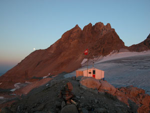
#> input picture MockGradedProject1/edge_detection_and_delineation/images/mountain.png, 150 x 113 px
$ jupyter execute edge_detection_delineation.ipynb   (shell and % lines are left out)   (older library calls are emulated)
#> lines starting #> are read from the running program, lines starting #| are printed output that depends on the picture
# Exercise Session 3: Edge Detection and Delineation

## Introduction

In Google earth we can visualize 3D reconstructions of mountain
chains. An important feature to identify a mountain chain is its ridge (or edge) in the
image. Human vision is very good at detecting such structures but doing it automatically
using computer vision algorithms is not trivial. Here we will try to delineate the ridge of
a mountain as given in Fig. 1 using Dijkstra’s algorithm. Use 'mountain.png' inside folder images as input.

<figure>


    <figcaption>Figure 1: (a) Input image. Start and end positions of the ridge are displayed on
the image. Pixel values for these positions are provided in the code. (b) Detected
ridge. Ridge is detected between the start and end points using Dijkstra’s algorithm
and overlayed on the image.</figcaption>
</figure>

[cell 1]

import numpy as np
import matplotlib.pyplot as plt
import cv2

plt.rcParams['figure.figsize'] = (15, 15)
plt.rcParams['image.cmap'] = 'gray'

## Computing gradients

We will first detect the edges in the image by simply computing the gradient image.
This will then be used in the next exercise session for ridge delineation.
* First read 'mountain.png' image and convert it to grayscale.
* Smooth the images using a Gaussian
filter of size $7 \times 7$. Choose suitable $\sigma$. What is the trade-off of using bigger $\sigma$?
* Compute the gradients in x- and y-directions using Sobel mask.
* Compute a gradient-magnitude image.
* Threshold gradient image to find the most pronounced edges and store as ```th_grad_img```. Output should look like the figure below. To obtain the below image, you need to replace the pronounced edge pixels with their magnitude in the thresholded image. The colormap used for visualization is 'jet' (```plt.imshow(th_grad_img,cmap='jet')```)

[cell 2]
# Read Image
img = cv2.imread('images/mountain.png', cv2.IMREAD_GRAYSCALE)
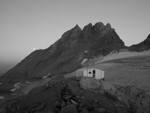
#> img: shape (113, 150); min 1, max 224, mean 98.9

# Smooth by Gaussian
# Tradeoff: Larger sigma will lead to a wider area influencing the smoothing result. (worse localization)
smooth_img = cv2.GaussianBlur(img, (7, 7), sigmaX=1)

# Compute gradient
grad_x = cv2.Sobel(smooth_img, ddepth=cv2.CV_32F, dx=1, dy=0, ksize=3)
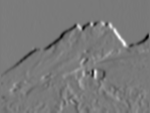
#> grad_x: shape (113, 150) float32; min -292, max 317, mean -1; drawn with min black and max white
grad_y = cv2.Sobel(smooth_img, ddepth=cv2.CV_32F, dx=0, dy=1, ksize=3)
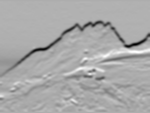
#> grad_y: shape (113, 150) float32; min -365, max 172, mean -8.5; drawn with min black and max white

# Compute gradient magnitude image
grad_img = np.sqrt(np.power(grad_x, 2) + np.power(grad_y, 2))
plt.figure(1, figsize=(8, 6))
plt.imshow(grad_img, cmap='jet')

# Thresholding
thresh = 100
th_grad_img = grad_img.copy()
th_grad_img[th_grad_img <= 155] = 0
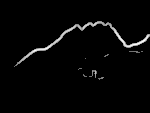
#> th_grad_img: shape (113, 150) float32; min 0, max 368.8, mean 8.1; drawn with min black and max white
plt.figure(2, figsize=(8, 6))
plt.imshow(th_grad_img, cmap='jet')

## Delineating ridges

Given the thresholded gradient image computed in the previous exercise, we will now
delineate the ridge of a mountain using Dijkstra’s shortest path algorithm. Roughly
speaking, starting from an initial node, this algorithm looks around the neighboring
pixels and chooses the pixel with the shortest distance to the current pixel as the next
element of the path. Particularly, in this example, we will find the shortest paths from a
starting pixel to all the other pixels in the image. </br>
The distance of a pixel to a neighboring one can be defined by a cost value for the edge
connecting these two pixels. For this particular problem, we will define the cost of the
edge to pixel (i, j) from any of its 4-neighbors as ```cost(i,j) = C - thresholdedGrad(i, j)```,
where C is a constant and thresholdedGrad(i,j) is the value of the thresholded
gradient image at pixel (i, j). With such definition of cost, the algorithm will assign
low cost values to high gradient regions, which are typically the regions in the image
that belong to the ridges of the mountain, and therefore will choose pixels belonging
to mountain ridges as the next element in the shortest path. In the end, this would
effectively delineate the ridge of the mountain.
In particular, the steps of the algorithm can be summarized as follows:
1. Assign to every pixel a distance value: zero for the initial pixel and infinity for all
other pixels.
2. Set the initial pixel as current and mark it visited. All the other pixels are initially
unvisited. Create a set of all the visited pixels called the visited set (e.g., a binary
matrix of 1’s for visited pixels and 0’s for unvisited pixels).
3. For the current pixel, consider all of its unvisited neighbors and calculate their
distances. Use the edge cost defined above to measure the distance between a
pixel and its neighboring one. Compare the newly calculated tentative distance to
the current assigned value and assign the smaller one. For example, if the current
pixel is marked with a distance of 15, and the edge connecting it with a neighbor has value 2, then the distance between them will be 15 + 2 = 17. If the neighbor
was previously marked with a distance greater than 17 then change it to 17 and
update the previous pixel position. Otherwise, keep the current value.
4. When we are done considering all of the neighbors of the current pixel, mark the
current node as visited. A visited pixel will never be checked again.
5. Select the unvisited pixel that is marked with the smallest distance, set it as the
new "current pixel", and go back to step 3.
The algorithm will terminate when all the pixels in the image are visited.

### Computing the shortest path

* Fill in the function
dijkstra to implement the above algorithm. The input to the function should be
respectively, the thresholded gradient image, the constant C, and starting position of
the ridge. The algorithm should return a distance matrix that encodes the shortest
path from the starting point to each pixel in the image and a matrix that stores for
each pixel the position of the previous pixel that lies on the shortest path to the
starting point.

[cell 3]
def dijkstra(thresholded_grad, C, ridge_start_row, ridge_start_col):
    img_row, img_col = thresholded_grad.shape

    # Assign distance values
    distance_matrix = np.full((img_row, img_col), np.inf)
    distance_matrix[ridge_start_row, ridge_start_col] = 0

    # Calculate cost value map
    cost = C - thresholded_grad

    # Create visited set
    visited_set = np.zeros((img_row, img_col))
    previous_pixel = np.zeros((img_row, img_col, 2))

    while np.any(visited_set == 0):
        dist_map = distance_matrix.copy()
        dist_map[visited_set == 1] = np.inf

        curr_dist = np.min(dist_map)
        row, col = np.unravel_index(np.argmin(dist_map), dist_map.shape)

        for i, j in [(-1, 0), (1, 0), (0, -1), (0, 1)]:
            if 0 <= row+i < img_row and 0 <= col+j < img_col:
                if not visited_set[row+i, col+j] and curr_dist + cost[row+i, col+j] < distance_matrix[row+i, col+j]:
                    distance_matrix[row+i, col+j] = curr_dist + cost[row+i, col+j]
                    previous_pixel[row+i, col+j] = [row, col]

        visited_set[row, col] = 1

    return distance_matrix, previous_pixel

* Run Dijkstra’s shortest path algorithm on the thresholded gradient image that you computed in the previous question and visualize the distance matrix.

[cell 4]
ridge_start_row = 67;
ridge_start_col = 15;
C = np.max(th_grad_img)
#> C = 368.8

[cell 5]
dist_matrix, prev_pxl = dijkstra(th_grad_img, C, ridge_start_row, ridge_start_col)
#> in dijkstra, `cost = C - thresholded_grad`:
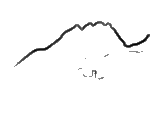
#> cost: shape (113, 150) float32; min 0, max 368.8, mean 360.6; drawn with min black and max white
#> after the loop in dijkstra, `while np.any(visited_set == 0):`: dist_map: shape (113, 150) float64; 99.99% of the values are NaN or infinite; the others: min 44656.4, max 44656.4, mean 44656.4
#> after the loop in dijkstra, `while np.any(visited_set == 0):`:
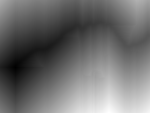
#> distance_matrix: shape (113, 150) float64; min 0, max 44656.4, mean 19335.5; drawn with min black and max white
#> after the loop in dijkstra, `while np.any(visited_set == 0):`: visited_set: shape (113, 150) float64; every value is 1
fig, ax = plt.subplots()
img1 = ax.imshow(dist_matrix, cmap='jet')
fig.colorbar(img1, ax=ax)
ax.set_aspect('auto')
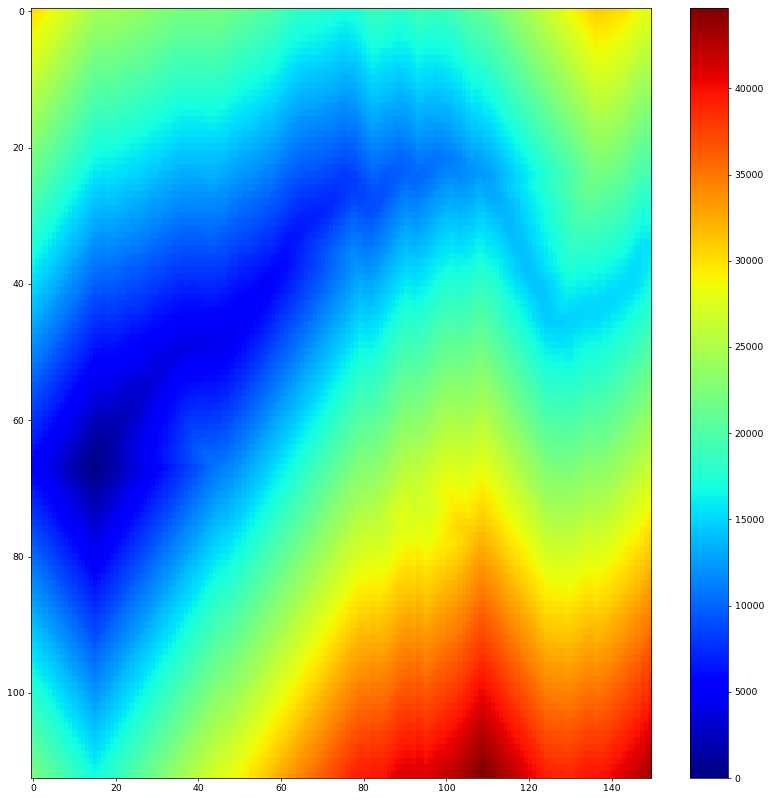
#> figure drawn by matplotlib, 2 panels

### Ridge Delineation

* Now use the matrix that stores previous pixel positions in the shortest paths to the starting point to reconstruct the path form the end point back to the starting point.

[cell 6]
def findRidge(ridge_start_row,ridge_start_col, ridge_end_row, ridge_end_col,parents):
    # Implement your function here
    ridge = []
    ridge_end = [ridge_end_row, ridge_end_col]
    ridge.append(ridge_end)

    parents = parents.astype("int")

    while ((ridge_end[0] != ridge_start_row) and (ridge_end[1] != ridge_start_col)):
        ridge_end = [parents[ridge_end[0], ridge_end[1], 0], parents[ridge_end[0], ridge_end[1], 1]]
        ridge.append(ridge_end)

    return ridge

* Visualize the recovered path by overlaying it on the image

[cell 7]
ridge_end_row = 35
ridge_end_col = 149
extracted_ridge=findRidge(ridge_start_row,ridge_start_col,ridge_end_row,ridge_end_col,prev_pxl)
#> the loop in findRidge, `while ((ridge_end[0] != ridge_start_row) and (ridge_end[1] != ridge_st..` made 214 passes
#> ridge_end on passes 1 to 3: [35, 148], [35, 147], [36, 147]
#> after the loop in findRidge, `while ((ridge_end[0] != ridge_start_row) and (ridge_end[1] != ridge_st..`: ridge = 215 pairs, first value 22 to 65, second value 15 to 149; ridge_end = [65, 15]
#> extracted_ridge has the same summary as ridge in findRidge

[cell 8]
plt.imshow(img)
plt.scatter([x[1] for x in extracted_ridge], [x[0] for x in extracted_ridge])
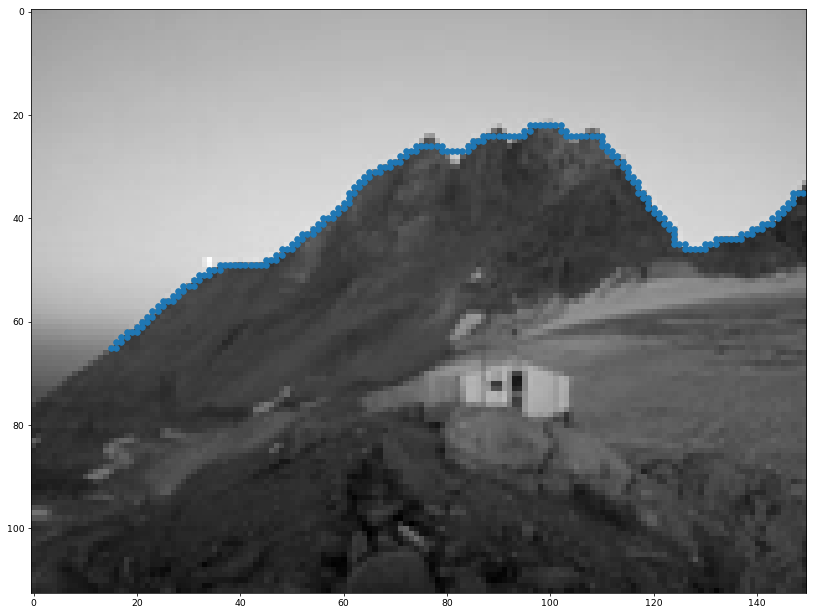
#> figure drawn by matplotlib, 1 panel

### Evaluating the edge cost

* Try different values of $C$ in Dijkstra algorithm. Visualize the distance matrix and the detected ridge for given $C$ values. How does the distance and the final detected ridge change? Do you understand why?

[cell 9]
constants = [np.max(th_grad_img), 1.5*np.max(th_grad_img), 2*np.max(th_grad_img)]
#> constants = [368.8, 553.1, 737.5]

[cell 10]
# With the increase of C, the distance matrix generally increases and final detected ridge becomes more intended for shorter pixel paths instead of gradient values.
for C in constants:
    dist_matrix, prev_pxl = dijkstra(th_grad_img, C, ridge_start_row, ridge_start_col)
    extracted_ridge=findRidge(ridge_start_row,ridge_start_col,ridge_end_row,ridge_end_col,prev_pxl)
    fig, axes = plt.subplots(1, 2, figsize=(12, 8))
    axes[0].imshow(img)
    axes[0].scatter([x[1] for x in extracted_ridge], [x[0] for x in extracted_ridge])
    im = axes[1].imshow(dist_matrix, cmap='jet')
    plt.colorbar(im)
    plt.title("C = {}".format(C))
#> this loop made 3 passes
#> C on passes 1 to 3: 368.8, 553.1, 737.5
#> pass 2, `dist_matrix, prev_pxl = dijkstra(th_grad_img, C, ridge_start_row, ridg..`:
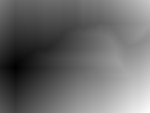
#> dist_matrix: shape (113, 150) float64; min 0, max 93859.9, mean 39150.6; drawn with min black and max white
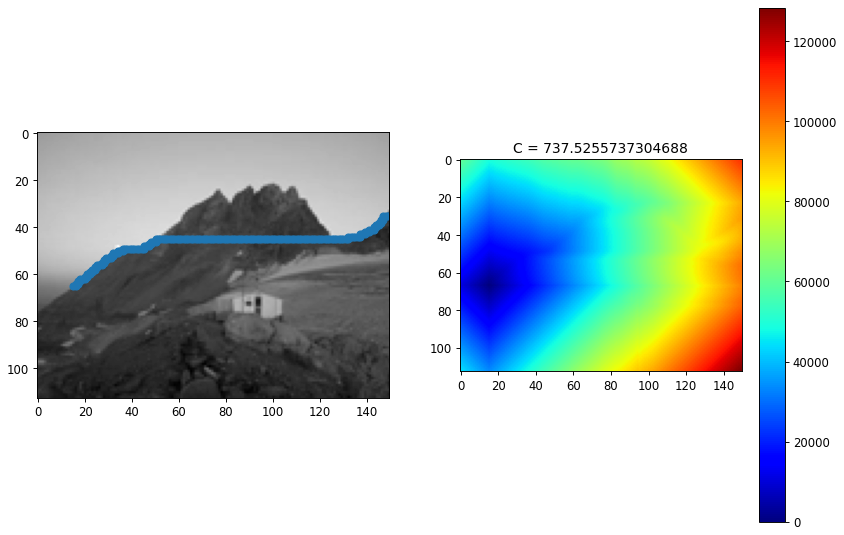
#> figure drawn by matplotlib, 3 panels
